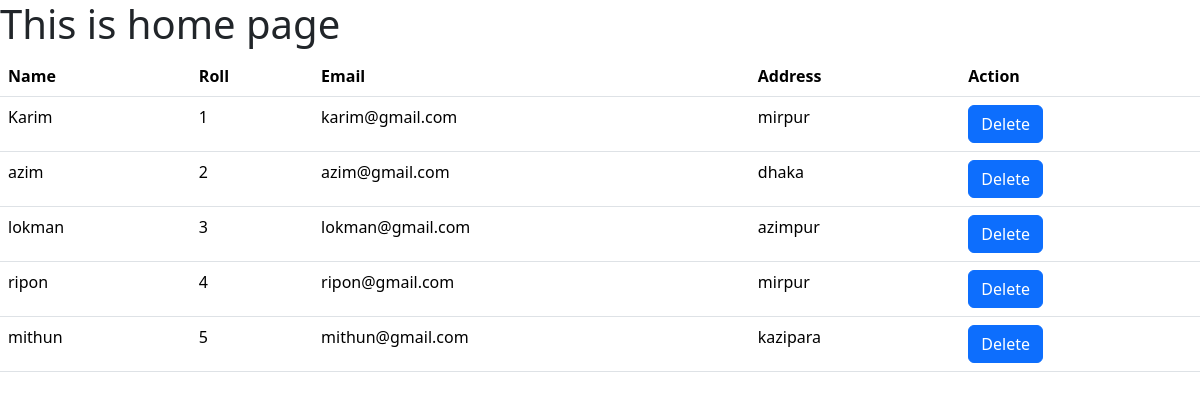
Before: / with the older database file.
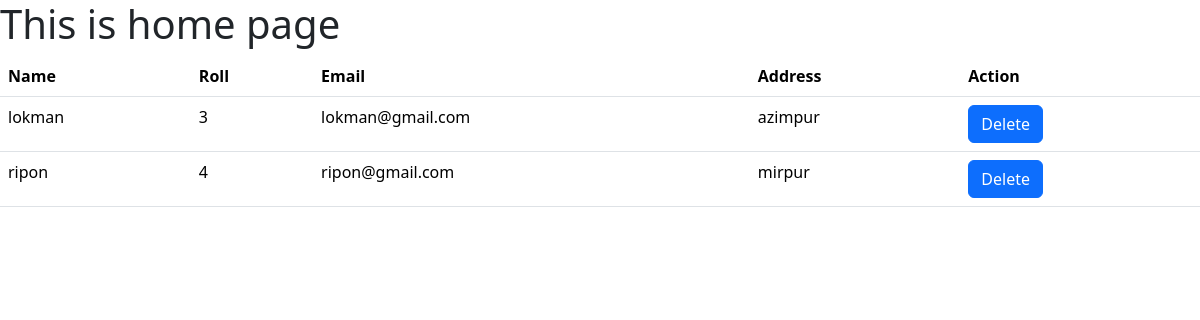
After: the same page with the newer database file.
### first_app/models.py (models this page shows, shortened)
class Student(models.Model):
    name = models.CharField(max_length=20)
    roll = models.IntegerField(max_length=10, primary_key= True)
    email = models.EmailField()
    address = models.TextField()
    father_name = models.CharField(default='Rahim', max_length=20)

### first_app/views.py (the view)
# urls.py: 2. Add a URL to urlpatterns:  path('', views.home, name='home')
def home(request):
    student = models.Student.objects.all()
    return render(request, 'first_app/home.html', {'data': student})

### first_app/templates/first_app/home.html (shortened to what this page needs)
<!DOCTYPE html>
<html lang="en">
<head>
    <link href="https://cdn.jsdelivr.net/npm/bootstrap@5.3.3/dist/css/bootstrap.min.css" rel="stylesheet">
</head>
<body>
    <h1>This is home page</h1>
    {% if data %}
    <table class="table">
        <thead>
          <tr>
            <th scope="col">Name</th>
            <th scope="col">Roll</th>
            <th scope="col">Email</th>
            <th scope="col">Address</th>
            <th scope="col">Action</th>
          </tr>
        </thead>
        <tbody>
            {% for st in data %}
          <tr>
            <td>{{st.name}}</td>
            <td>{{st.roll}}</td>
            <td>{{st.email}}</td>
            <td>{{st.address}}</td>
            <td><a class= 'btn btn-primary' href = "{% url 'delete_item' st.roll %}">Delete</a></td>
          </tr>
          {% endfor %}
        </tbody>
      </table>
    {% else %}
    <h1>No data found</h1>
    {% endif %}
</body>
</html>

Changed rows visible on the page:
removed Student: name "Karim", roll "1", email "karim@gmail.com", address "mirpur"
removed Student: name "azim", roll "2", email "azim@gmail.com", address "dhaka"
removed Student: name "mithun", roll "5", email "mithun@gmail.com", address "kazipara"
